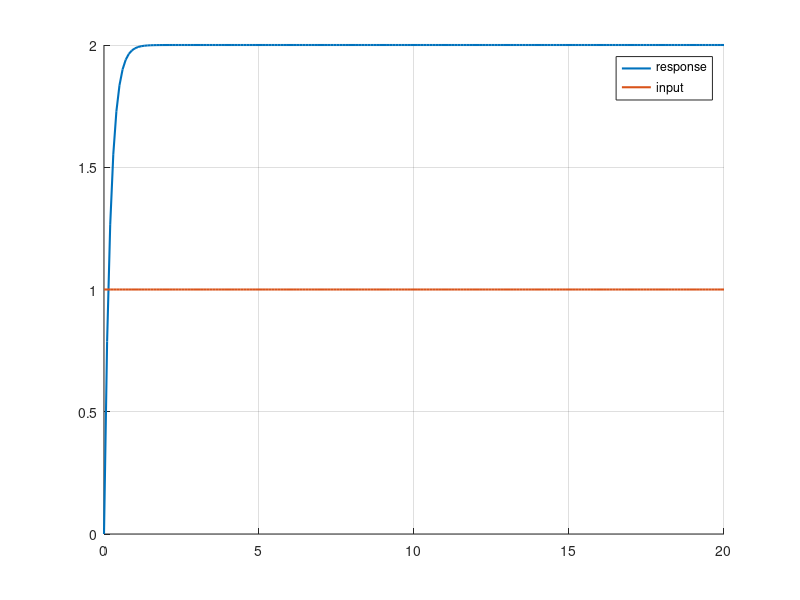
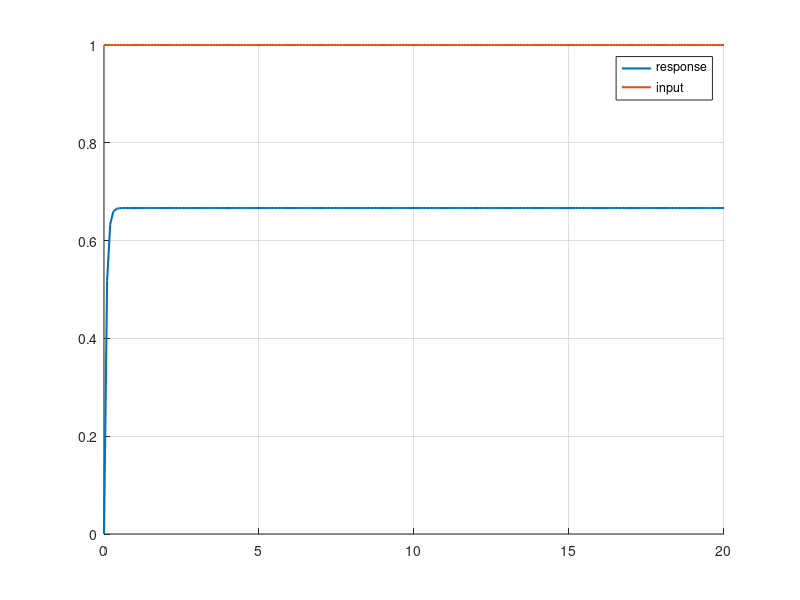
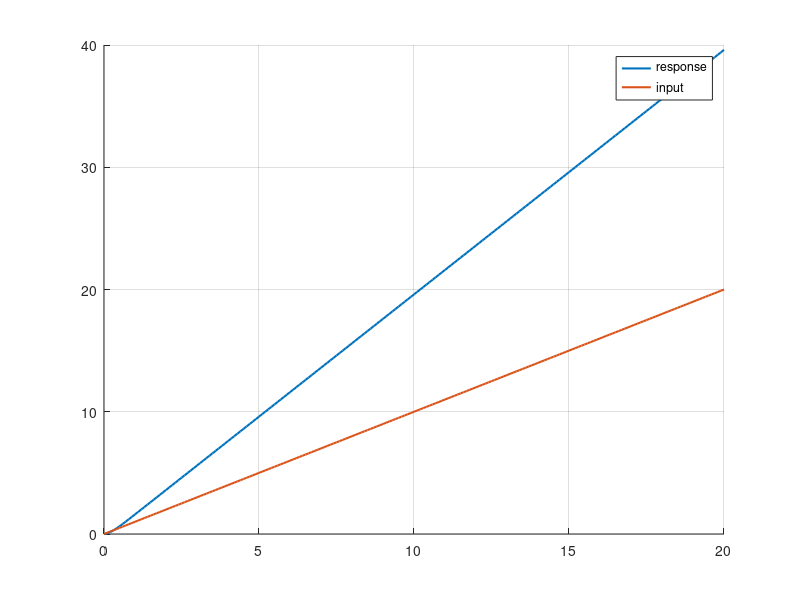
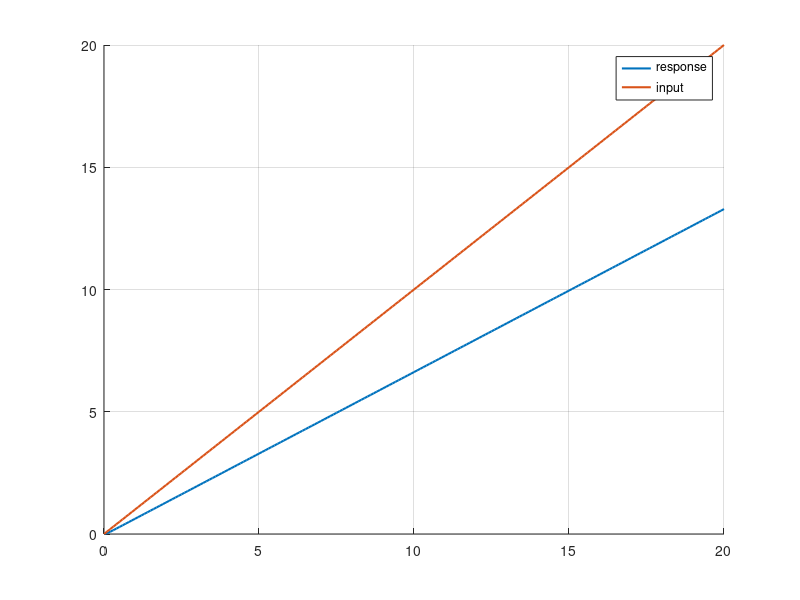

Source code (MATLAB) for these figures, in order:


clear
close all
clc

%% system define 0-type system

s = tf('s');
G = 10/(s+5);

sys = G;

K = dcgain(sys); % K = 2

%% open loop step response
t = 0:0.1:20;
step = ones(size(t));
[y,t] = lsim(sys, step, t);
figure('Name','step signal response')
hold on, grid on
plot(t,y,"LineWidth",1.5)
plot(t,step,"LineWidth",1.5)
legend("response","input")

%% close loop step response

sys_closed = feedback(sys,1); 
[y_closed,t] = lsim(sys_closed, step, t);
figure('Name','step signal response')
hold on, grid on
plot(t,y_closed,"LineWidth",1.5)
plot(t,step,"LineWidth",1.5)
legend("response","input")

%% open loop ramp signal response
ramp = t;
[y,t] = lsim(sys, ramp, t);
figure('Name','ramp signal response')
hold on, grid on
plot(t,y,"LineWidth",1.5)
plot(t,ramp,"LineWidth",1.5)
legend("response","input")

%% close loop step response

[y_closed,t] = lsim(sys_closed, ramp, t);
figure('Name','ramp signal response')
hold on, grid on
plot(t,y_closed,"LineWidth",1.5)
plot(t,ramp,"LineWidth",1.5)
legend("response","input")  % feedback reduce the steady state error


%% PI controller
Kp = 2;
Ki = 1;
PI_controller = tf([Kp Ki], [1 0]);

%% close loop 
sys_PI = feedback(PI_controller * sys, 1);

%% step response
[y_PI,t] = lsim(sys_PI, step, t);
figure('Name','step signal response')
hold on, grid on
plot(t,y_PI,"LineWidth",1.5)
plot(t,step,"LineWidth",1.5)
legend("response","input")

%% ramp signal response

[y_PI,t] = lsim(sys_PI, ramp, t);
figure('Name','ramp signal response')
hold on, grid on
plot(t,y_PI,"LineWidth",1.5)
plot(t,ramp,"LineWidth",1.5)
legend("response","input")

